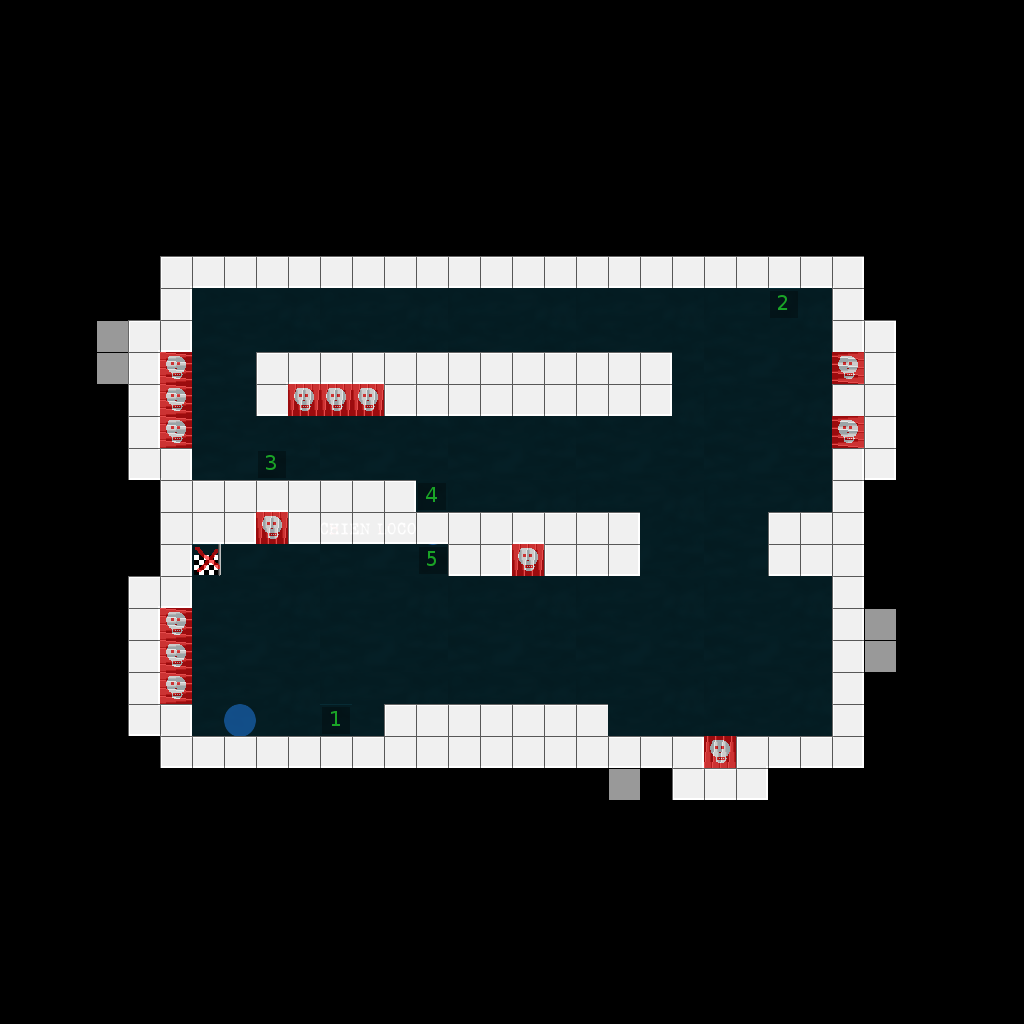

A 2D game scene composited from a Tiled map and its tileset images. What follows is a short description and the map's XML, with every tile layer's data as written:
An orthogonal 32x32 tile map with 32x32 px tiles, 2 tile layers (mapa, geometria).

<map version="1.0" orientation="orthogonal" width="32" height="32" tilewidth="32" tileheight="32">
 <tileset firstgid="1" name="tileset" tilewidth="32" tileheight="32">
  <image source="../gfx/tileset.png" width="256" height="512" />
 </tileset>
 <layer name="mapa" width="32" height="32">
  <data encoding="csv">
0,0,0,0,0,0,0,0,0,0,0,0,0,0,0,0,0,0,0,0,0,0,0,0,0,0,0,0,0,0,0,0,
0,0,0,0,0,0,0,0,0,0,0,0,0,0,0,0,0,0,0,0,0,0,0,0,0,0,0,0,0,0,0,0,
0,0,0,0,0,0,0,0,0,0,0,0,0,0,0,0,0,0,0,0,0,0,0,0,0,0,0,0,0,0,0,0,
0,0,0,0,0,0,0,0,0,0,0,0,0,0,0,0,0,0,0,0,0,0,0,0,0,0,0,0,0,0,0,0,
0,0,0,0,0,0,0,0,0,0,0,0,0,0,0,0,0,0,0,0,0,0,0,0,0,0,0,0,0,0,0,0,
0,0,0,0,0,0,0,0,0,0,0,0,0,0,0,0,0,0,0,0,0,0,0,0,0,0,0,0,0,0,0,0,
0,0,0,0,0,0,0,0,0,0,0,0,0,0,0,0,0,0,0,0,0,0,0,0,0,0,0,0,0,0,0,0,
0,0,0,0,0,0,0,0,0,0,0,0,0,0,0,0,0,0,0,0,0,0,0,0,0,0,0,0,0,0,0,0,
0,0,0,0,0,49,50,50,50,50,50,50,50,50,50,50,50,50,50,50,50,50,50,50,50,50,51,0,0,0,0,0,
0,0,0,0,0,57,11,12,13,14,11,12,13,14,11,12,13,14,11,12,13,14,11,12,13,14,57,0,0,0,0,0,
0,0,0,0,49,67,19,20,21,22,19,20,21,22,19,20,21,22,19,20,21,22,19,20,21,22,59,51,0,0,0,0,
0,0,0,0,57,94,27,28,49,50,50,50,54,54,54,54,54,54,54,54,56,30,27,28,29,30,96,59,0,0,0,0,
0,0,0,0,57,94,11,12,65,95,95,95,65,87,87,87,87,87,87,87,88,14,11,12,13,14,68,72,0,0,0,0,
0,0,0,0,57,94,19,20,21,22,19,20,21,22,19,20,21,22,19,20,21,22,19,20,21,22,96,59,0,0,0,0,
0,0,0,0,65,51,27,28,29,30,27,28,29,30,27,28,29,30,27,28,29,30,27,28,29,30,57,88,0,0,0,0,
0,0,0,0,0,68,54,54,50,54,54,54,56,14,11,12,13,14,11,12,13,14,11,12,13,14,57,0,0,0,0,0,
0,0,0,0,0,68,86,88,95,84,81,82,83,50,54,54,50,54,54,56,21,22,19,20,52,54,72,0,0,0,0,0,
0,0,0,0,0,57,97,28,29,30,27,28,29,30,84,88,95,84,86,88,29,30,27,28,84,86,72,0,0,0,0,0,
0,0,0,0,49,67,11,12,13,14,11,12,13,14,11,12,13,14,11,12,13,14,11,12,13,14,57,0,0,0,0,0,
0,0,0,0,57,94,19,20,21,22,19,20,21,22,19,20,21,22,19,20,21,22,19,20,21,22,57,0,0,0,0,0,
0,0,0,0,57,94,27,28,29,30,27,28,29,30,27,28,29,30,27,28,29,30,27,28,29,30,57,0,0,0,0,0,
0,0,0,0,57,94,11,12,13,14,11,12,13,14,11,12,13,14,11,12,13,14,11,12,13,14,57,0,0,0,0,0,
0,0,0,0,65,51,19,20,21,22,19,20,52,54,54,54,54,54,54,20,21,22,19,20,21,22,57,0,0,0,0,0,
0,0,0,0,0,65,66,66,66,66,66,66,86,86,86,86,86,86,86,66,66,51,93,49,66,66,67,0,0,0,0,0,
0,0,0,0,0,0,0,0,0,0,0,0,0,0,0,0,0,0,0,0,0,65,50,67,0,0,0,0,0,0,0,0,
0,0,0,0,0,0,0,0,0,0,0,0,0,0,0,0,0,0,0,0,0,0,0,0,0,0,0,0,0,0,0,0,
0,0,0,0,0,0,0,0,0,0,0,0,0,0,0,0,0,0,0,0,0,0,0,0,0,0,0,0,0,0,0,0,
0,0,0,0,0,0,0,0,0,0,0,0,0,0,0,0,0,0,0,0,0,0,0,0,0,0,0,0,0,0,0,0,
0,0,0,0,0,0,0,0,0,0,0,0,0,0,0,0,0,0,0,0,0,0,0,0,0,0,0,0,0,0,0,0,
0,0,0,0,0,0,0,0,0,0,0,0,0,0,0,0,0,0,0,0,0,0,0,0,0,0,0,0,0,0,0,0,
0,0,0,0,0,0,0,0,0,0,0,0,0,0,0,0,0,0,0,0,0,0,0,0,0,0,0,0,0,0,0,0,
0,0,0,0,0,0,0,0,0,0,0,0,0,0,0,0,0,0,0,0,0,0,0,0,0,0,0,0,0,0,0,0
</data>
 </layer>
 <layer name="geometria" width="32" height="32" opacity="0.6">
  <data encoding="csv">
0,0,0,0,0,0,0,0,0,0,0,0,0,0,0,0,0,0,0,0,0,0,0,0,0,0,0,0,0,0,0,0,
0,0,0,0,0,0,0,0,0,0,0,0,0,0,0,0,0,0,0,0,0,0,0,0,0,0,0,0,0,0,0,0,
0,0,0,0,0,0,0,0,0,0,0,0,0,0,0,0,0,0,0,0,0,0,0,0,0,0,0,0,0,0,0,0,
0,0,0,0,0,0,0,0,0,0,0,0,0,0,0,0,0,0,0,0,0,0,0,0,0,0,0,0,0,0,0,0,
0,0,0,0,0,0,0,0,0,0,0,0,0,0,0,0,0,0,0,0,0,0,0,0,0,0,0,0,0,0,0,0,
0,0,0,0,0,0,0,0,0,0,0,0,0,0,0,0,0,0,0,0,0,0,0,0,0,0,0,0,0,0,0,0,
0,0,0,0,0,0,0,0,0,0,0,0,0,0,0,0,0,0,0,0,0,0,0,0,0,0,0,0,0,0,0,0,
0,0,0,0,0,0,0,0,0,0,0,0,0,0,0,0,0,0,0,0,0,0,0,0,0,0,0,0,0,0,0,0,
0,0,0,0,0,34,34,34,34,34,34,34,34,34,34,34,34,34,34,34,34,34,34,34,34,34,34,0,0,0,0,0,
0,0,0,0,0,34,0,0,0,0,0,0,0,0,0,0,0,0,0,0,0,0,0,0,38,0,34,0,0,0,0,0,
0,0,0,34,34,34,0,0,0,0,0,0,0,0,0,0,0,0,0,0,0,0,0,0,0,0,34,34,0,0,0,0,
0,0,0,34,34,36,0,0,34,34,34,34,34,34,34,34,34,34,34,34,34,0,0,0,0,0,36,34,0,0,0,0,
0,0,0,0,34,36,0,0,34,36,36,36,34,34,34,34,34,34,34,34,34,0,0,0,0,0,34,34,0,0,0,0,
0,0,0,0,34,36,0,0,0,0,0,0,0,0,0,0,0,0,0,0,0,0,0,0,0,0,36,34,0,0,0,0,
0,0,0,0,34,34,0,0,39,0,0,0,0,0,0,0,0,0,0,0,0,0,0,0,0,0,34,34,0,0,0,0,
0,0,0,0,0,34,34,34,34,34,34,34,34,40,0,0,0,0,0,0,0,0,0,0,0,0,34,0,0,0,0,0,
0,0,0,0,0,34,34,34,36,34,34,34,34,34,34,34,34,34,34,34,0,0,0,0,34,34,34,0,0,0,0,0,
0,0,0,0,0,34,35,0,0,0,0,0,0,41,34,34,36,34,34,34,0,0,0,0,34,34,34,0,0,0,0,0,
0,0,0,0,34,34,0,0,0,0,0,0,0,0,0,0,0,0,0,0,0,0,0,0,0,0,34,0,0,0,0,0,
0,0,0,0,34,36,0,0,0,0,0,0,0,0,0,0,0,0,0,0,0,0,0,0,0,0,34,34,0,0,0,0,
0,0,0,0,34,36,0,0,0,0,0,0,0,0,0,0,0,0,0,0,0,0,0,0,0,0,34,34,0,0,0,0,
0,0,0,0,34,36,0,0,0,0,0,0,0,0,0,0,0,0,0,0,0,0,0,0,0,0,34,0,0,0,0,0,
0,0,0,0,34,34,0,33,0,0,37,0,34,34,34,34,34,34,34,0,0,0,0,0,0,0,34,0,0,0,0,0,
0,0,0,0,0,34,34,34,34,34,34,34,34,34,34,34,34,34,34,34,34,34,36,34,34,34,34,0,0,0,0,0,
0,0,0,0,0,0,0,0,0,0,0,0,0,0,0,0,0,0,0,34,0,34,34,34,0,0,0,0,0,0,0,0,
0,0,0,0,0,0,0,0,0,0,0,0,0,0,0,0,0,0,0,0,0,0,0,0,0,0,0,0,0,0,0,0,
0,0,0,0,0,0,0,0,0,0,0,0,0,0,0,0,0,0,0,0,0,0,0,0,0,0,0,0,0,0,0,0,
0,0,0,0,0,0,0,0,0,0,0,0,0,0,0,0,0,0,0,0,0,0,0,0,0,0,0,0,0,0,0,0,
0,0,0,0,0,0,0,0,0,0,0,0,0,0,0,0,0,0,0,0,0,0,0,0,0,0,0,0,0,0,0,0,
0,0,0,0,0,0,0,0,0,0,0,0,0,0,0,0,0,0,0,0,0,0,0,0,0,0,0,0,0,0,0,0,
0,0,0,0,0,0,0,0,0,0,0,0,0,0,0,0,0,0,0,0,0,0,0,0,0,0,0,0,0,0,0,0,
0,0,0,0,0,0,0,0,0,0,0,0,0,0,0,0,0,0,0,0,0,0,0,0,0,0,0,0,0,0,0,0
</data>
 </layer>
</map>